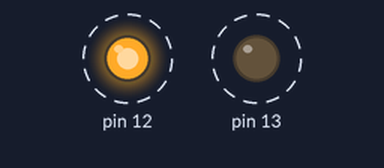
Bench run of a sketch on a simulated Arduino Uno, built with avr-gcc and run on an emulated ATmega328P. On the bench: output pins drawn as LEDs (lit = HIGH). Dashed ring = blinking.

Above: at 0.15 s.
Timing chart, 0 to 3.0 s (numbered marks = the images above):
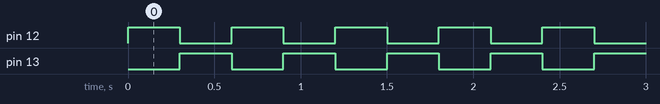

Measured:
- by itself, pin 12, pin 13: alternates HIGH for 0.30 s and LOW for 0.30 s

The sketch:

blink.ino
```cpp
void setup() {
  pinMode(12, OUTPUT);  // 12번 핀을 출력으로 설정
  pinMode(13, OUTPUT);
}

void loop() {
  digitalWrite(12, HIGH);  // LED 켜기
  digitalWrite(13, LOW);
  delay(300);              // 1초 대기
  digitalWrite(12, LOW);
  digitalWrite(13, HIGH);   // LED 끄기
  delay(300);              // 1초 대기
}
```
